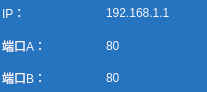
         <widget class="QWidget" name="widget_7" native="true">
          <property name="geometry">
           <rect>
            <x>-303</x>
            <y>217</y>
            <width>207</width>
            <height>92</height>
           </rect>
          </property>
          <property name="styleSheet">
           <string notr="true">background-color: rgb(38, 115, 191);
color: rgb(248, 248, 255);</string>
          </property>
          <widget class="QWidget" name="layoutWidget_3">
           <property name="geometry">
            <rect>
             <x>2</x>
             <y>0</y>
             <width>202</width>
             <height>91</height>
            </rect>
           </property>
           <layout class="QVBoxLayout" name="verticalLayout_5">
            <item>
             <layout class="QHBoxLayout" name="horizontalLayout_20">
              <item>
               <widget class="QLabel" name="label_65">
                <property name="styleSheet">
                 <string notr="true">font: 14pt &quot;Arial&quot;;</string>
                </property>
                <property name="text">
                 <string>IP：</string>
                </property>
               </widget>
              </item>
              <item>
               <widget class="QLabel" name="label_csip_2">
                <property name="styleSheet">
                 <string notr="true">font: 14pt &quot;Arial&quot;;</string>
                </property>
                <property name="text">
                 <string>192.168.1.1</string>
                </property>
               </widget>
              </item>
             </layout>
            </item>
            <item>
             <layout class="QHBoxLayout" name="horizontalLayout_30">
              <item>
               <widget class="QLabel" name="label_66">
                <property name="styleSheet">
                 <string notr="true">font: 14pt &quot;黑体&quot;;</string>
                </property>
                <property name="text">
                 <string>端口A：</string>
                </property>
               </widget>
              </item>
              <item>
               <widget class="QLabel" name="label_csporta_2">
                <property name="styleSheet">
                 <string notr="true">font: 14pt &quot;Arial&quot;;</string>
                </property>
                <property name="text">
                 <string>80</string>
                </property>
               </widget>
              </item>
             </layout>
            </item>
            <item>
             <layout class="QHBoxLayout" name="horizontalLayout_31">
              <item>
               <widget class="QLabel" name="label_67">
                <property name="styleSheet">
                 <string notr="true">font: 14pt &quot;黑体&quot;;</string>
                </property>
                <property name="text">
                 <string>端口B：</string>
                </property>
               </widget>
              </item>
              <item>
               <widget class="QLabel" name="label_csportb_2">
                <property name="styleSheet">
                 <string notr="true">font: 14pt &quot;Arial&quot;;
</string>
                </property>
                <property name="text">
                 <string>80</string>
                </property>
               </widget>
              </item>
             </layout>
            </item>
           </layout>
          </widget>
         </widget>
